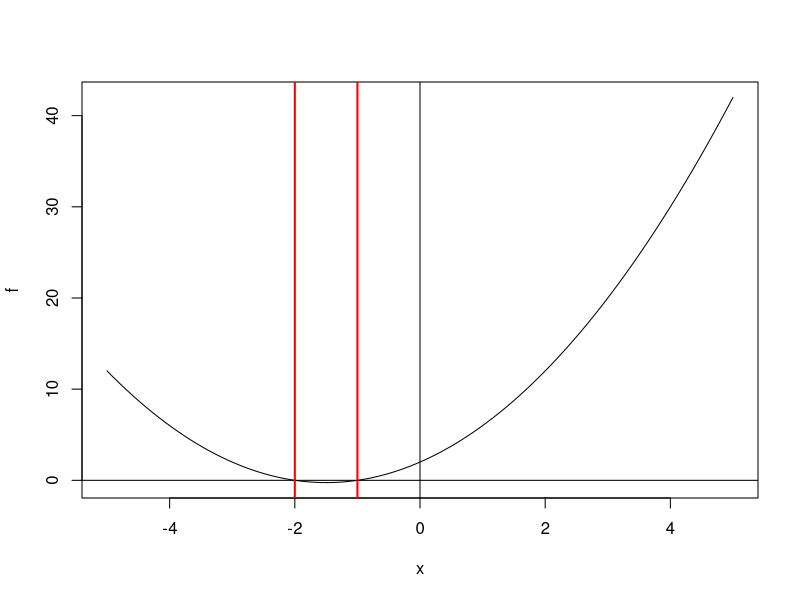

R code for this plot:
## ---- chunk 1
# Define the variables
a <- 1
b <- 3
d <- 2

# Calculating the roots
a <- as.complex(a)
roots <- c( ((-b + sqrt(b^2 - 4*a*d)) / (2*a)),
              ((-b - sqrt(b^2 - 4*a*d)) / (2*a)) )
if(all(Im(roots) == 0)){
  roots <- Re(roots)
  print(roots)
}
## ---- chunk 2
# #| echo: false
# Domain over which to plot f(x)
x <- seq(-5, 5,len = 100)

# Define f(x)
f <- a*x^2 + b*x + d

# Plot f(x)
plot(x, f, type = "l")
abline(h = 0) # x-axis
abline(v = 0) # y-axis
abline(v = roots, col = "red", lwd = 2) # roots
